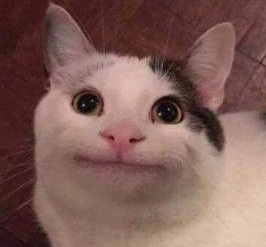
#> input picture Sheet08/data/exercise1/detect/other/cat.jpg, 266 x 247 px, given in place of line.png, which was not available
$ python sheet03.py
#> lines starting #> are read from the running program, lines starting #| are printed output that depends on the picture; after the words box and inside, x2 and y2 are one past the last pixel; in counts of white or black regions, pixels touching at a corner belong together; pictures that were not available may be replaced by others from this repository, and a replacement may not be noted
import numpy as np
import cv2 as cv
import random
import matplotlib.pyplot as plt
import warnings
warnings.simplefilter(action='ignore', category=FutureWarning)

def display_image(window_name, img):
    """
    Displays image with given window name.
    :param window_name: name of the window
    :param img: image object to display
    """
    cv.imshow(window_name, img)
    cv.waitKey(0)
    cv.destroyAllWindows()

##############################################
#     Task 1        ##########################
##############################################


# [20 lines left out: function task_1_a, not called in this run]


def myHoughLines(img_edges, d_resolution, theta_step_sz, threshold):
    """
    Your implementation of HoughLines
    :param img_edges: single-channel binary source image (e.g: edges)
    :param d_resolution: the resolution for the distance parameter
    :param theta_step_sz: the resolution for the angle parameter
    :param threshold: minimum number of votes to consider a detection
    :return: list of detected lines as (d, theta) pairs and the accumulator
    """
    accumulator = np.zeros((int(180 / theta_step_sz), int(np.linalg.norm(img_edges.shape) / d_resolution)))
    detected_lines = []
    edge_indexes = np.where(img_edges == 255)
    edge_indexes = list(map(lambda x, y: (x, y), edge_indexes[0], edge_indexes[1]))

    for x,y in edge_indexes:
        for theta in range(accumulator.shape[0]):
            d = abs(y*np.cos(np.pi*theta*theta_step_sz/180) - x*np.sin(np.pi*theta*theta_step_sz/180))
            if d <=0:
                print("x = {0}, y = {1}, theta = {2}".format(x,y,theta*theta_step_sz))
                print(d)
            accumulator[theta, int(d/d_resolution)] += 1

    detected_lines = np.where(accumulator >= threshold)
    thetas = detected_lines[0]*theta_step_sz*np.pi/180
    d_ = detected_lines[1]*d_resolution
    detected_lines = list(map(lambda x, y: (x, y), thetas, d_))
    return detected_lines, accumulator


# [34 lines left out: functions task_1_b, getNeighbors, not called in this run]

class Center:
    def __init__(self, position, intensity):
        self.position = position
        self.instensity = 0.
        self.neighbors = []

    def calculateNeighbors(self, data, radius):
        intensity_threshold = 0.5 * np.amax(data)
        x_left = int(np.maximum(np.ceil(self.position[0])- radius, 0))
        x_right = int(np.minimum(np.floor(self.position[0]) + radius, data.shape[0]))
        y_left = int(np.maximum(np.ceil(self.position[1]) - radius, 0))
        y_right = int(np.minimum(np.floor(self.position[1]) + radius, data.shape[1]))
        neighbors = []
        #print(x_left, x_right, y_left, y_right)
        dataSet = data[x_left:x_right, y_left:y_right]

        '''for i in range(data.shape[0]):
            for j in range(data.shape[1]):
                if x_left <= i <= x_right and y_left <= j <= y_right and self.instensity - intensity_threshold < data[i, j] < self.instensity + intensity_threshold:
                    neighbors.append([i, j, data[i, j]])'''
        for i in range(dataSet.shape[0]):
            for j in range(dataSet.shape[1]):
                if self.instensity - intensity_threshold < dataSet[i, j] < self.instensity + intensity_threshold:
                    neighbors.append([i, j, dataSet[i, j]])
        self.neighbors = np.array(neighbors)

    def shiftCenter(self):
        self.position[0], self.position[1], self.instensity = np.average(self.neighbors, axis=0)


def mean_shift(data, window_size=5):
    centers = [Center([i, j], data[i, j]) for i in range(data.shape[0]) for j in range(data.shape[1])]
    converged = []
    i = 0
    while True:
        current_converged = []
        for center in centers:
            center.calculateNeighbors(data, window_size)
            prev_center = [center.position[0], center.position[1], center.instensity]
            center.shiftCenter()

            if center.position[0] == prev_center[0] and center.position[1] == prev_center[1] and center.instensity == prev_center[2]:
                current_converged.append(center)
        converged.extend(current_converged)
        centers = list(set(centers).difference(set(current_converged)))
        if len(centers) == 0:
            break
        i+=1
        print("iteration {}".format(i))

    return converged


'''def meanShift(data, window_size=5, max_iteration=5):
    centers = data.copy()
    convergence = False
    iter = 0
    while not convergence:
        newCenters = []
        prev_centers = centers.copy()
        for center in centers:
            neighbors = getNeighbors(data, center)
            newCenter = np.mean(neighbors, axis=0)
            newCenters.append(tuple(newCenter))
        uniqueCenters = sorted(list(set(newCenters)))
        centers = np.array(uniqueCenters)
        convergence = np.array_equal(prev_centers, centers)
        iter += 1
    print("iterations {}".format(iter))
    return centers'''


def task_2():
    print("Task 2 ...")
    img = cv.imread('../images/line.png')
#> img is the input picture: shape (247, 266, 3); mean B, G, R 88.5, 94.9, 128.9
    img_gray = cv.cvtColor(img, cv.COLOR_BGR2GRAY)  # convert the image into grayscale
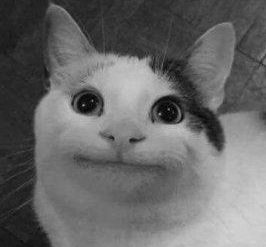
#> img_gray: shape (247, 266); min 1, max 214, mean 104.4
    edges = cv.Canny(img_gray, 50, 150)  # detect the edges
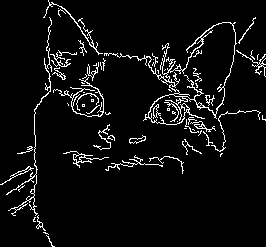
#> edges: shape (247, 266); 5.6% white in thin lines or dots
    theta_res = 2 # set the resolution of theta
    d_res = 1 # set the distance resolution
    detected_lines, accumulator = myHoughLines(edges, d_res, theta_res, 50)
#> in myHoughLines, `edge_indexes = np.where(img_edges == 255)`: edge_indexes = 3660 positions, rows 0 to 246, columns 0 to 265
#> in myHoughLines, `edge_indexes = list(map(lambda x, y: (x, y), edge_indexes[0], edge_ind..`: edge_indexes = 3660 pairs, first value 0 to 246, second value 0 to 265
#> the loop in myHoughLines, `for x,y in edge_indexes:` made 3660 passes
#> (x, y) on passes 1 to 3: (0, 48), (1, 48), (2, 49)
#| x = 184, y = 0, theta = 0
#| 0.0
#> after the loop in myHoughLines, `for x,y in edge_indexes:`:
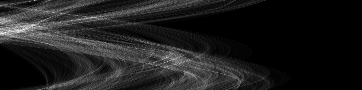
#> accumulator: shape (90, 362) float64; min 0, max 85, mean 10.1; drawn with min black and max white
#> in myHoughLines, `detected_lines = np.where(accumulator >= threshold)`: detected_lines = 287 positions, rows 0 to 72, columns 0 to 187
#> in myHoughLines, `thetas = detected_lines[0]*theta_step_sz*np.pi/180`: thetas = 287 values from 0 to 2.51
#> in myHoughLines, `d_ = detected_lines[1]*d_resolution`: d_ = 287 values, max 187 at index 271, min 0 at index 19, mean 37.84
#> in myHoughLines, `detected_lines = list(map(lambda x, y: (x, y), thetas, d_))`: detected_lines = 287 pairs, first value 0 to 2.51, second value 0 to 187
    centers = mean_shift(accumulator)
#> in mean_shift, `centers = [Center([i, j], data[i, j]) for i in range(data.shape[0]) fo..`: centers = 32580 items
#> the loop in mean_shift, `while True:` made 5 passes
    centers = np.array([[c.position[0], c.position[1]] for c in centers])
    detected_lines_ = centers.max()
    for theta, rho in detected_lines:
        a = np.cos(theta / 2)
        b = np.sin(theta / 2)
        x0 = a * rho
        y0 = b * rho
        x1 = int(x0 + 1000 * (-b))
        y1 = int(y0 + 1000 * (a))
        x2 = int(x0 - 1000 * (-b))
        y2 = int(y0 - 1000 * (a))

        cv.line(img, (x1, y1), (x2, y2), (0, 255, 0), 1)
#> this loop made 287 passes
#> (theta, rho) on passes 1 to 3: (0, 34), (0.0349, 29), (0.384, 46)
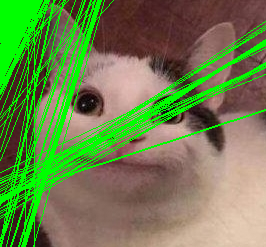
#> img: shape (247, 266, 3); 19.45% of pixels changed, all inside (x1, y1, x2, y2) = (0, 0, 266, 247)

    display_image("2 - Peaks using mean shift algorithm", img)
    accumulator = (255 * (accumulator - accumulator.min()) / (accumulator.max() - accumulator.min())).astype(np.uint8)
    display_image("Accumulator with detected lines", accumulator)


##############################################
#     Task 3        ##########################
##############################################


# [157 lines left out: functions myKmeans, display_clustered_img, task_3_a, task_3_b, task_3_c, task_4_a, not called in this run]


##############################################
##############################################
##############################################

if __name__ == "__main__":
    #task_1_a()
    #task_1_b()
    task_2()
    # [4 lines of commented-out code are left out]
